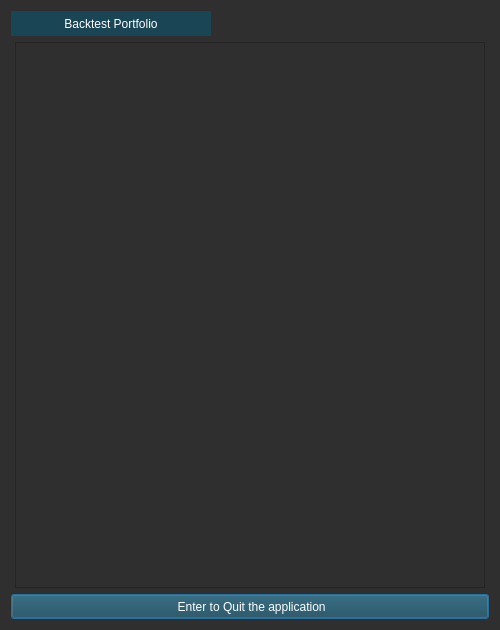
<?xml version="1.0" encoding="UTF-8"?>
<ui version="4.0">
 <class>Portfolio_Data</class>
 <widget class="QDialog" name="Portfolio_Data">
  <property name="geometry">
   <rect>
    <x>0</x>
    <y>0</y>
    <width>500</width>
    <height>630</height>
   </rect>
  </property>
  <property name="minimumSize">
   <size>
    <width>500</width>
    <height>630</height>
   </size>
  </property>
  <property name="maximumSize">
   <size>
    <width>500</width>
    <height>630</height>
   </size>
  </property>
  <property name="windowTitle">
   <string>Portfolio For Analysis</string>
  </property>
  <property name="styleSheet">
   <string notr="true">background-color: rgb(47, 47, 47);
border-color: rgb(47, 47, 47);
color: rgb(255, 255, 255);</string>
  </property>
  <layout class="QVBoxLayout" name="verticalLayout_2">
   <item>
    <layout class="QHBoxLayout" name="horizontalLayout">
     <item>
      <widget class="QLabel" name="back_lb">
       <property name="minimumSize">
        <size>
         <width>200</width>
         <height>25</height>
        </size>
       </property>
       <property name="maximumSize">
        <size>
         <width>100</width>
         <height>25</height>
        </size>
       </property>
       <property name="styleSheet">
        <string notr="true">color: rgb(255, 255, 255);
background-color: rgb(25, 69, 85);</string>
       </property>
       <property name="text">
        <string>Backtest Portfolio</string>
       </property>
       <property name="alignment">
        <set>Qt::AlignCenter</set>
       </property>
      </widget>
     </item>
     <item>
      <spacer name="horizontalSpacer">
       <property name="orientation">
        <enum>Qt::Horizontal</enum>
       </property>
       <property name="sizeHint" stdset="0">
        <size>
         <width>40</width>
         <height>20</height>
        </size>
       </property>
      </spacer>
     </item>
    </layout>
   </item>
   <item>
    <layout class="QHBoxLayout" name="horizontalLayout_2">
     <item>
      <widget class="QTableView" name="backtestpofotableView">
       <property name="maximumSize">
        <size>
         <width>470</width>
         <height>16777215</height>
        </size>
       </property>
       <property name="styleSheet">
        <string notr="true">background-color: rgb(47, 47, 47);
border-color: rgb(47, 47, 47);
color: rgb(255, 255, 255);</string>
       </property>
      </widget>
     </item>
    </layout>
   </item>
   <item>
    <layout class="QHBoxLayout" name="horizontalLayout_4">
     <item>
      <widget class="QPushButton" name="Backtest_Btn_enter">
       <property name="minimumSize">
        <size>
         <width>100</width>
         <height>25</height>
        </size>
       </property>
       <property name="maximumSize">
        <size>
         <width>1000</width>
         <height>25</height>
        </size>
       </property>
       <property name="styleSheet">
        <string notr="true">color: rgb(255, 255, 255);
background-color: rgb(25, 69, 85);</string>
       </property>
       <property name="text">
        <string> Enter to Quit the application</string>
       </property>
      </widget>
     </item>
    </layout>
   </item>
  </layout>
 </widget>
 <resources/>
 <connections/>
</ui>
